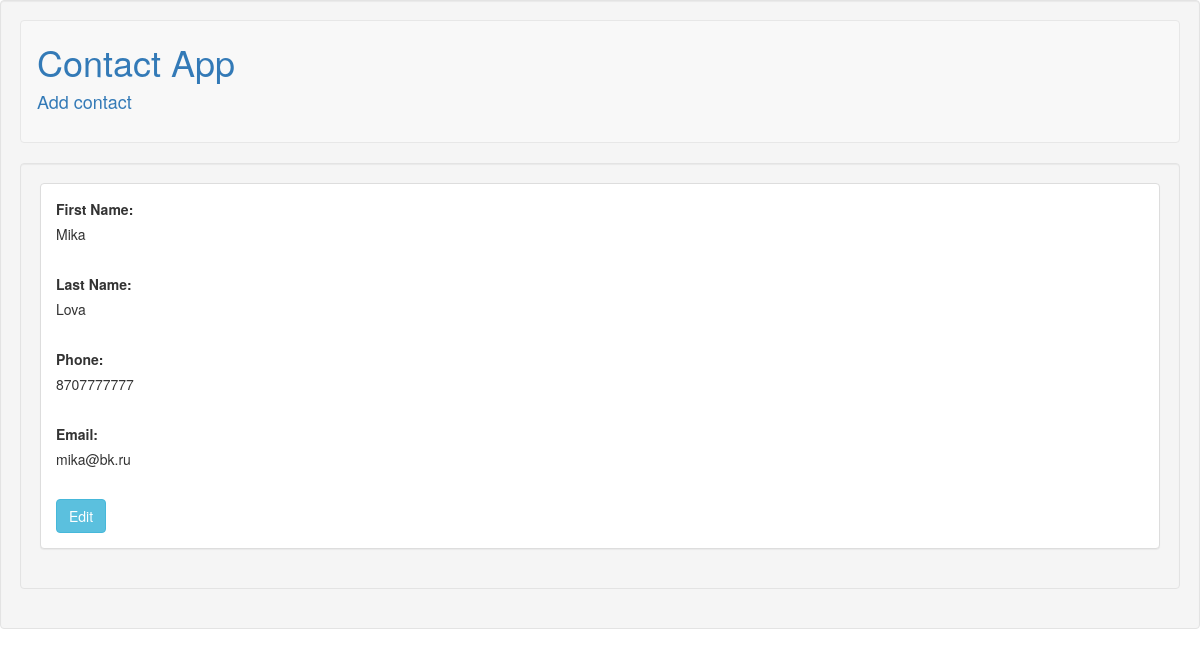
/contacts/cdetails/32, run on the app's committed database.
### contacts/models.py (models this page shows, shortened)
class Contact(models.Model):
	firstName = models.CharField(max_length=100)
	lastName = models.CharField(max_length=100)
	phone = models.CharField(max_length=100)
	email = models.CharField(max_length=100)

### contacts/views.py (the view)
# urls.py: path('cdetails/<int:contact_id>', views.contact_detail, name="contact_detail"),
def contact_detail(request, contact_id):
	contact = Contact.objects.get(id=contact_id)
	context2 = {
		'contact': contact
	}
	return render(request, 'contact_detail.html', context2)

### contacts/templates/contact_detail.html
{% extends "baseContact.html" %}
{% block content %}
<div class="well">
{% load static %}
<link rel="stylesheet" type="text/css" href="{% static 'css/contact.css' %}">
	<div class="details">
		<div class="panel panel-default">
				<div class="panel-body">
					<label >First Name:</label><br />
					{{contact.firstName}}
				</div>
				<div class="panel-body">
					<label >Last Name:</label><br />
					{{contact.lastName}}
				</div>
				<div class="panel-body">
					<label >Phone:</label><br />
					{{contact.phone}}
				</div>
				<div class="panel-body">
					<label >Email:</label><br />
					{{contact.email}}
				</div>
				<div class="panel-body">
					<a href="{% url 'contact_edit' contact.id %}" className="contact-detail">
						<button class="btn btn-info">Edit</button>
					</a>
				</div>
		</div>
	</div>
</div>
</div>
{% endblock content %}

### contacts/static/css/contact.css (style rules this page uses)
body { background-color: white; }

### data on the page
Contact: firstName "Mika", lastName "Lova", phone "8707777777", email "mika@bk.ru"
